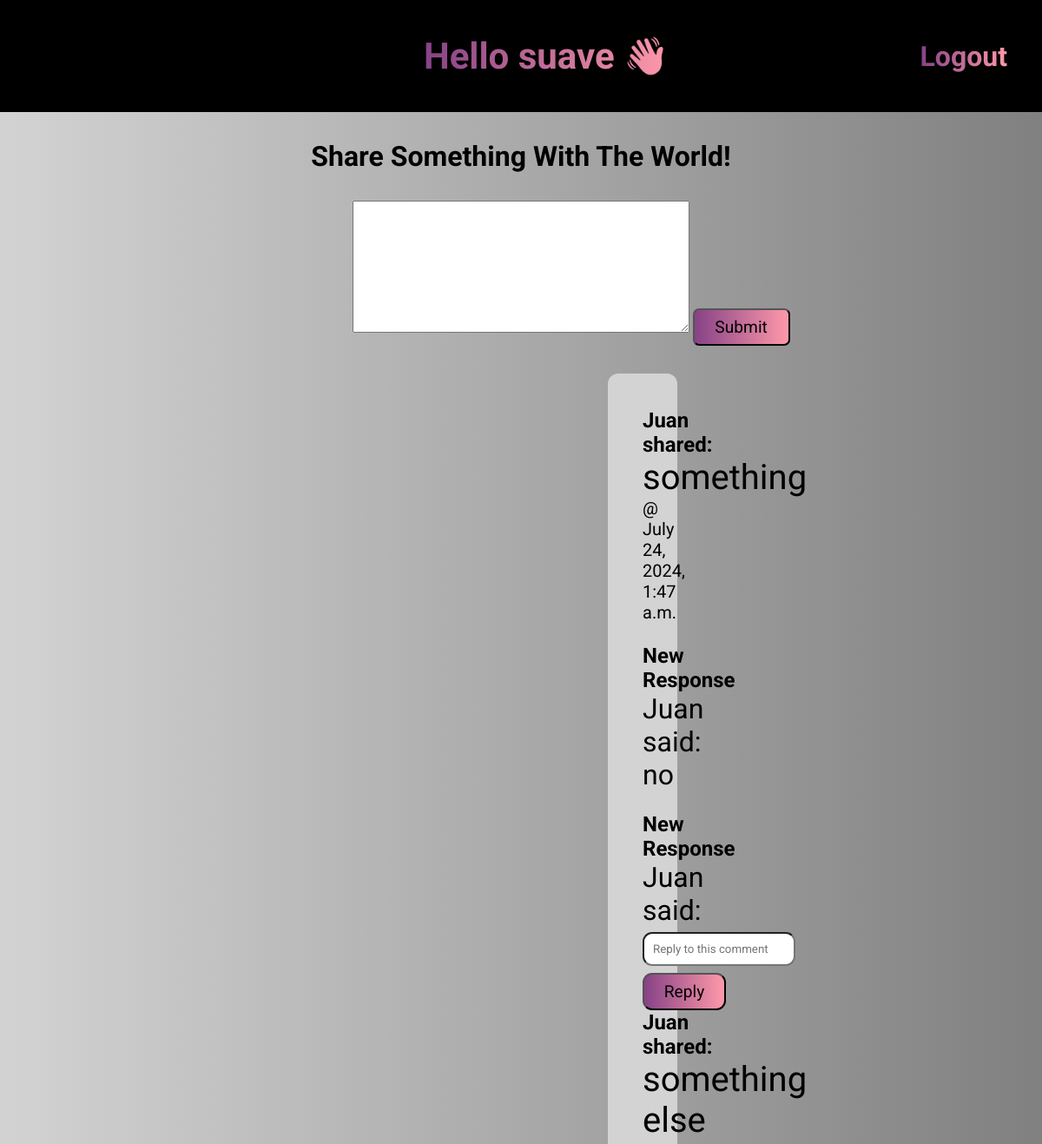
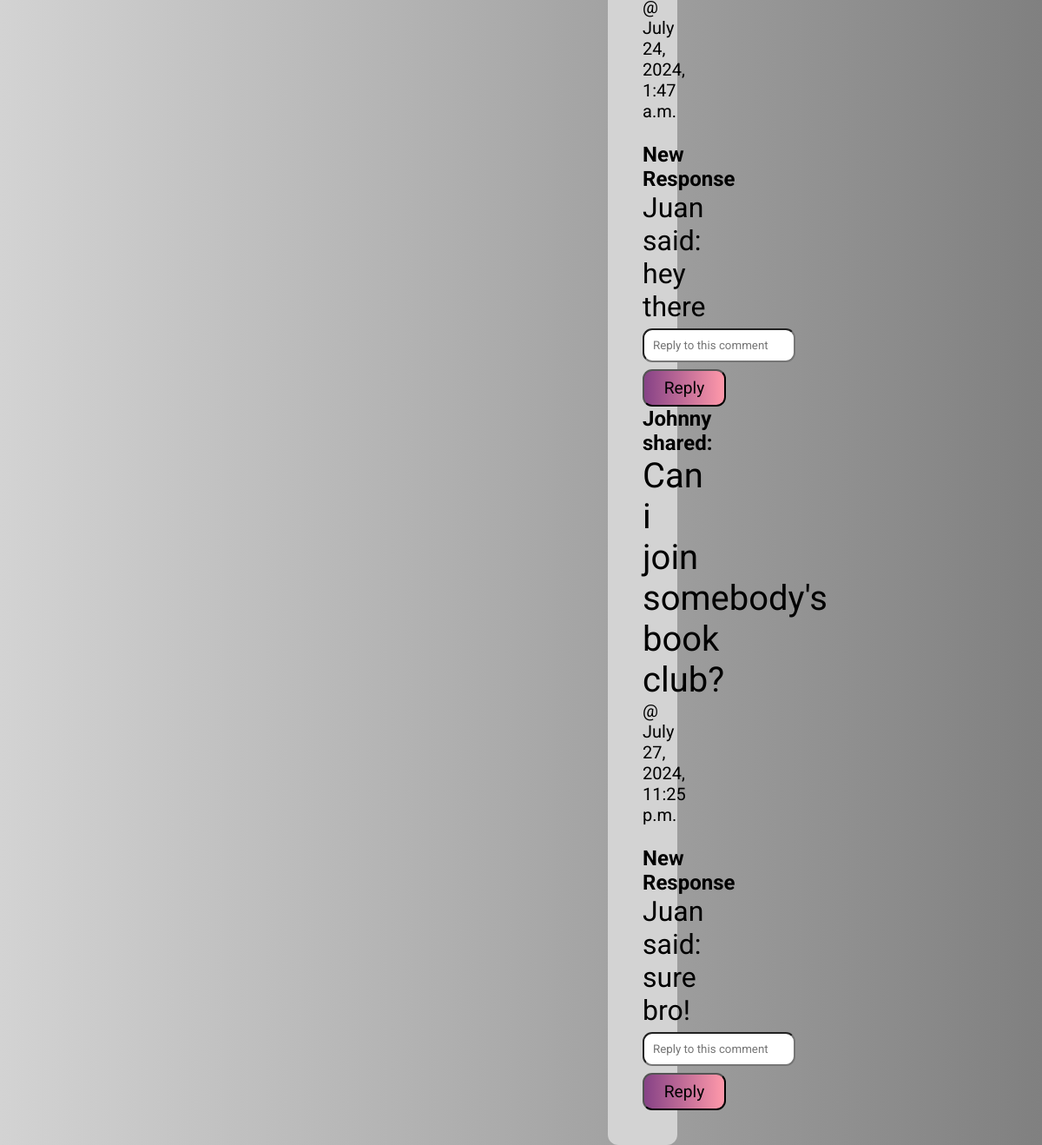
Screenshot of /home (signed in) with the database file from the repository (2 pictures, top to bottom).
### blog_app/models.py (models this page shows, shortened)
class Post(models.Model):
    content = models.CharField(max_length=255)
    creator = models.ForeignKey(User, related_name="created_post", on_delete=models.CASCADE)
    created_at = models.DateTimeField(auto_now_add=True)
    updated_at = models.DateTimeField(auto_now=True)

class User(models.Model):
    first_name = models.CharField(max_length=225, null=True)
    last_name = models.CharField(max_length=225, null=True)
    email = models.EmailField()
    password = models.CharField(max_length=255)
    created_at = models.DateTimeField(auto_now_add=True)
    updated_at = models.DateTimeField(auto_now=True)
    objects = UserManager()

class Response(models.Model):
    text = models.CharField(max_length=255, null=True)
    post = models.ForeignKey(Post, related_name="comments", null=True, on_delete=models.CASCADE)
    responder = models.ForeignKey(User, related_name="responders", on_delete=models.CASCADE)
    created_at = models.DateTimeField(auto_now_add=True)
    updated_at = models.DateTimeField(auto_now=True)

### blog_app/views.py (the view)
# urls.py: path('home', views.render_home),
def render_home(request):
    context = {
        'all_posts': Post.objects.all(),
        'all_replies': Response.objects.all().order_by('-created_at')
    }
    return render(request, "home.html", context)

### blog_app/templates/home.html (shortened to what this page needs)
<!DOCTYPE html>
<html lang="en">
<head>
    <link rel="stylesheet" type="text/css" href="static/css/style2.css">
    {% load static %}
</head>
<body>
    <div class="container">
        <header class="header">
            <h1>Hello {{request.session.name}} 👋🏼</h1>
            <h3 class="logout"><a href="/logout">Logout</h3></a>
        </header>
        <div class="post-input">
            <h1 class="share-something">Share Something With The World!</h1>
            <form action="/post_blog" method="POST">
                <textarea name="content" rows="10" cols="53">
                </textarea>
                <button class="text-area-btn">Submit</button>
            </form>
        </div>
        <div class="posts-container">
            <div class="posts">
                {% for post in all_posts %}
                <h3 class="post-creator">{{post.creator.first_name}} shared:</h3>
                <p class="post-content">{{post.content}}</p>
                <p class="post-created-at">@ {{post.created_at}}</p>
                <p class="replies">
                    {% for response in post.comments.all %}
                    <h3 class="new-response">New Response</h3>
                        <p class="responder-name">{{response.responder.first_name}} said: {{response.text}} </p>
                    {% endfor %}
                </p>
                <form action="/reply/{{post.id}}" method="POST">
                    <input type="text" placeholder="Reply to this comment" name="text" id="reply-input">
                    <button type="submit" class="reply-btn">Reply</button>
                </form>
                {% endfor %}
            </div>
        </div>
    </div>
</body>
</html>

### blog_app/static/css/style2.css (style rules this page uses)
* { margin: 0; padding: 0; font-family: "Roboto", sans-serif; }
body { background: linear-gradient(to right, lightgray, gray); }
.header { display: flex; justify-content: space-between; align-items: center; padding: 40px; background: black; }
.header h1 { font-size: 42px; margin-left: 40%; background: linear-gradient(to right, rgb(134, 66, 134), rgb(255, 153, 170)); color: transparent; background-clip: text; }
.logout a { font-size: 32px; background: linear-gradient(to right, rgb(134, 66, 134), rgb(255, 153, 170)); color: transparent; background-clip: text; text-decoration: none; font-weight: bold; }
.share-something { margin-bottom: 2rem; margin-top: 2rem; }
textarea { margin-left: 7.2rem; outline: none; }
.text-area-btn { padding: 8px; border-radius: 7px; background-image: linear-gradient(to right, rgb(134, 66, 134), rgb(255, 153, 170)); width: 7rem; font-size: 1.2rem; transition: 0.5s; }
.post-input { margin-bottom: 20px; margin-bottom: 2rem; text-align: center; }
.posts-container { background: lightgray; margin-left: 700px; margin-right: 700px; border-radius: 12px; padding: 40px; }
.posts { text-align: center; }
.post-content { font-size: 2.5rem; }
.post-created-at { font-size: 20px; }
.post-creator { font-size: 1.5rem; }
.new-response { margin-top: 1.5rem; font-size: 1.5rem; }
.responder-name { font-size: 2rem; }
#reply-input { margin-top: 6px; margin-bottom: 8px; padding: 10px; border-radius: 11px; outline: none; }
.reply-btn { background-image: linear-gradient(to right, rgb(134, 66, 134), rgb(255, 153, 170)); font-size: 1.2rem; width: 6rem; padding: 8px; border-radius: 11px; transition: 0.5s; }

### rows the page displays
Post: creator.first_name "Juan", content "something", created_at "July 24, 2024, 1:47 a.m."
Response: responder.first_name "Juan", text "no"
Response: responder.first_name "Juan"
Post: creator.first_name "Juan", content "something else", created_at "July 24, 2024, 1:47 a.m."
Response: responder.first_name "Juan", text "hey there"
Post: creator.first_name "Johnny", content "Can i join somebody's book club?", created_at "July 27, 2024, 11:25 p.m."
Response: responder.first_name "Juan", text "sure bro!"
